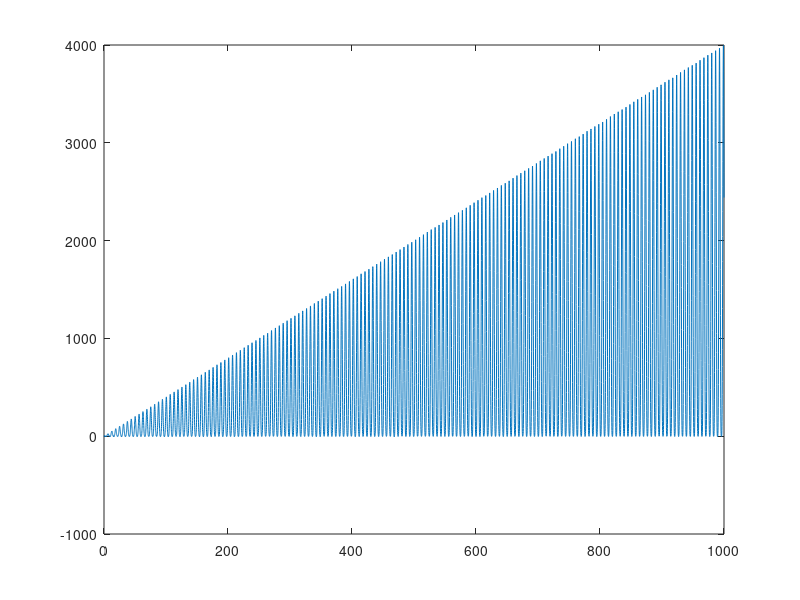

Reproduce this figure in MATLAB. (Note: this script raises an error after producing the figure.)
% Testing template for findpeaks functions
x=[0:.1:1000]';
y=x.*(1+cos(x)).^2+randn(size(x));
clf
plot(x,y)
tic;
[PKS,LOCS]= findpeaks(y,'MINPEAKHEIGHT',1,'MINPEAKDISTANCE',31);
elapsedtimeSPT=toc;
NumPeaksSPT=length(PKS);
PeaksPerSecondSPT=round(NumPeaksSPT./elapsedtimeSPT);

tic;
Px=findpeaksx(x,y,.0001,1,25,2,3);
elapsedtimex=toc;
NumPeaksx=max(Px(:,1));
PeaksPerSecondx=round(NumPeaksx./elapsedtimex);

tic;
Pg=findpeaksG(x,y,.0001,1,50,60,2);
elapsedtimeg=toc;
NumPeaksg=max(Pg(:,1));
PeaksPerSecondg=round(NumPeaksg./elapsedtimeg);
% 
% tic;
% Pi=ipeak([x,y],0,1,3.9992e-006,14,23,12,20,0);
% elapsedtimeiPeak=toc;
% NumPeaksiPeak=max(Pi(:,1))
% PeaksPerSecond=NumPeaksiPeak./elapsedtimeiPeak
disp('--------------------------------------------------------------------')
disp('Function         Number of peaks    Elapsed time    Peaks per second')
disp(['findpeaks (SPT)       ' num2str(NumPeaksSPT) '            ' num2str(elapsedtimeSPT) '           ' num2str(PeaksPerSecondSPT)  ])
disp(['findpeaksx            ' num2str(NumPeaksx) '            ' num2str(elapsedtimex) '         ' num2str(PeaksPerSecondx)  ])
disp(['findpeaksG            ' num2str(NumPeaksg) '            ' num2str(elapsedtimeg) '          ' num2str(PeaksPerSecondg)  ])